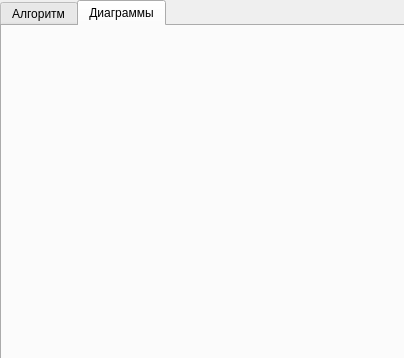
<?xml version="1.0" encoding="UTF-8"?>
<ui version="4.0">
 <class>Form</class>
 <widget class="QWidget" name="Form">
  <property name="windowModality">
   <enum>Qt::NonModal</enum>
  </property>
  <property name="geometry">
   <rect>
    <x>0</x>
    <y>0</y>
    <width>404</width>
    <height>358</height>
   </rect>
  </property>
  <property name="windowTitle">
   <string>Form</string>
  </property>
  <widget class="QTabWidget" name="tabWidget">
   <property name="geometry">
    <rect>
     <x>0</x>
     <y>0</y>
     <width>411</width>
     <height>361</height>
    </rect>
   </property>
   <property name="currentIndex">
    <number>1</number>
   </property>
   <widget class="QWidget" name="tab_5">
    <attribute name="title">
     <string>Алгоритм</string>
    </attribute>
    <widget class="QLineEdit" name="textEdit_significance_power">
     <property name="enabled">
      <bool>true</bool>
     </property>
     <property name="geometry">
      <rect>
       <x>10</x>
       <y>210</y>
       <width>113</width>
       <height>20</height>
      </rect>
     </property>
     <property name="text">
      <string>1</string>
     </property>
    </widget>
    <widget class="QLabel" name="label_significance_attr_2">
     <property name="geometry">
      <rect>
       <x>10</x>
       <y>145</y>
       <width>241</width>
       <height>16</height>
      </rect>
     </property>
     <property name="text">
      <string>&lt;html&gt;&lt;head/&gt;&lt;body&gt;&lt;p&gt;Выберите атрибут значимости  поставщиков&lt;/p&gt;&lt;/body&gt;&lt;/html&gt;</string>
     </property>
    </widget>
    <widget class="QLabel" name="label_distance_power">
     <property name="geometry">
      <rect>
       <x>10</x>
       <y>240</y>
       <width>274</width>
       <height>16</height>
      </rect>
     </property>
     <property name="text">
      <string>Степень влияния расстояния</string>
     </property>
    </widget>
    <widget class="QLineEdit" name="textEdit_distance_power">
     <property name="enabled">
      <bool>true</bool>
     </property>
     <property name="geometry">
      <rect>
       <x>10</x>
       <y>260</y>
       <width>113</width>
       <height>20</height>
      </rect>
     </property>
     <property name="text">
      <string>1</string>
     </property>
    </widget>
    <widget class="QComboBox" name="comboBox_significance_attr">
     <property name="enabled">
      <bool>true</bool>
     </property>
     <property name="geometry">
      <rect>
       <x>9</x>
       <y>73</y>
       <width>381</width>
       <height>20</height>
      </rect>
     </property>
     <property name="contextMenuPolicy">
      <enum>Qt::NoContextMenu</enum>
     </property>
    </widget>
    <widget class="QPushButton" name="ok_button">
     <property name="geometry">
      <rect>
       <x>10</x>
       <y>300</y>
       <width>75</width>
       <height>23</height>
      </rect>
     </property>
     <property name="text">
      <string>ОК</string>
     </property>
    </widget>
    <widget class="QLabel" name="label_features_layer">
     <property name="geometry">
      <rect>
       <x>9</x>
       <y>9</y>
       <width>151</width>
       <height>16</height>
      </rect>
     </property>
     <property name="text">
      <string>Выберите слой потребителей</string>
     </property>
    </widget>
    <widget class="QComboBox" name="comboBox_significance_attr_2">
     <property name="enabled">
      <bool>true</bool>
     </property>
     <property name="geometry">
      <rect>
       <x>10</x>
       <y>164</y>
       <width>381</width>
       <height>20</height>
      </rect>
     </property>
     <property name="contextMenuPolicy">
      <enum>Qt::NoContextMenu</enum>
     </property>
    </widget>
    <widget class="QLabel" name="label_features_layer_2">
     <property name="geometry">
      <rect>
       <x>10</x>
       <y>100</y>
       <width>161</width>
       <height>16</height>
      </rect>
     </property>
     <property name="text">
      <string>Выберите слой поставщиков</string>
     </property>
    </widget>
    <widget class="QLabel" name="label_significance_power">
     <property name="geometry">
      <rect>
       <x>10</x>
       <y>190</y>
       <width>181</width>
       <height>16</height>
      </rect>
     </property>
     <property name="text">
      <string>Степень влияния значимости</string>
     </property>
    </widget>
    <widget class="QComboBox" name="comboBox_feature_layer">
     <property name="geometry">
      <rect>
       <x>9</x>
       <y>28</y>
       <width>381</width>
       <height>20</height>
      </rect>
     </property>
    </widget>
    <widget class="QLabel" name="label_significance_attr">
     <property name="geometry">
      <rect>
       <x>9</x>
       <y>54</y>
       <width>241</width>
       <height>16</height>
      </rect>
     </property>
     <property name="text">
      <string>&lt;html&gt;&lt;head/&gt;&lt;body&gt;&lt;p&gt;Выберите атрибут значимости потребителей&lt;/p&gt;&lt;/body&gt;&lt;/html&gt;</string>
     </property>
    </widget>
    <widget class="QComboBox" name="comboBox_feature_layer_2">
     <property name="geometry">
      <rect>
       <x>10</x>
       <y>119</y>
       <width>381</width>
       <height>20</height>
      </rect>
     </property>
    </widget>
   </widget>
   <widget class="QWidget" name="tab_6">
    <attribute name="title">
     <string>Диаграммы</string>
    </attribute>
   </widget>
  </widget>
 </widget>
 <resources/>
 <connections/>
</ui>
